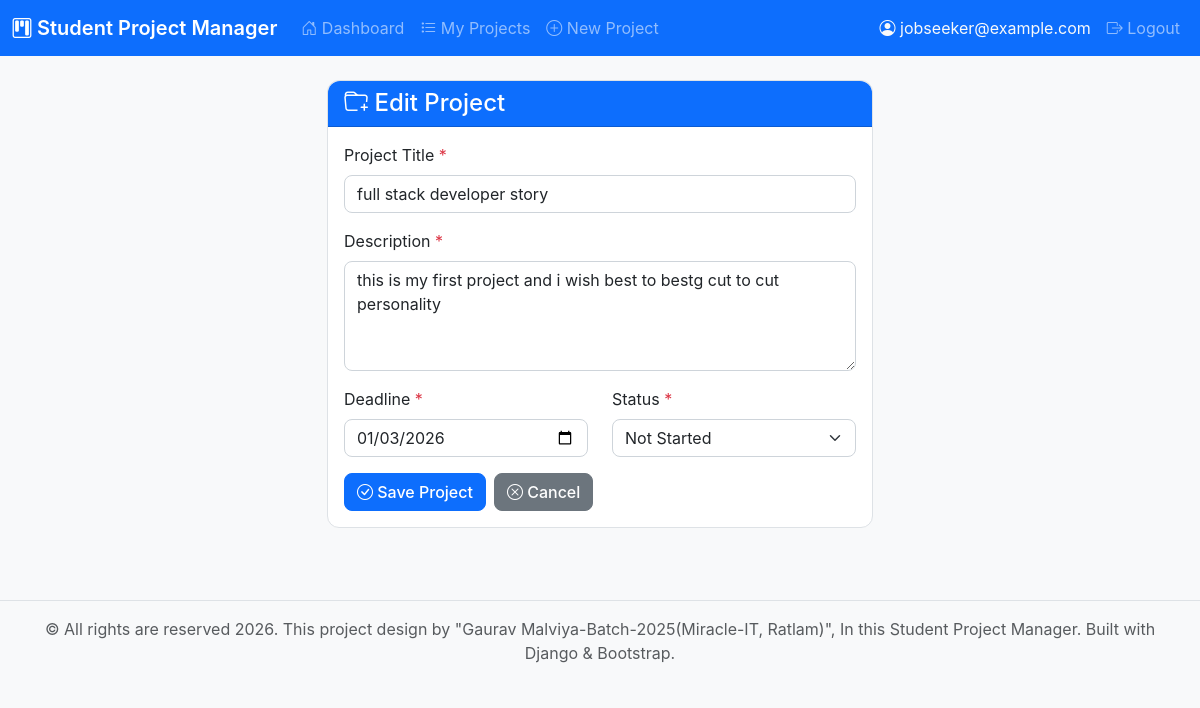
/projects/1/update/ (signed in), run on the app's committed database.
### projects/models.py (models this page shows, shortened)
class Project(models.Model):
    STATUS_CHOICES = [
        ('not_started', 'Not Started'),
        ('in_progress', 'In Progress'),
        ('completed', 'Completed'),
    ]
    user = models.ForeignKey(User, on_delete=models.CASCADE, related_name='projects')
    title = models.CharField(max_length=200)
    description = models.TextField()
    deadline = models.DateField()
    status = models.CharField(max_length=20, choices=STATUS_CHOICES, default='not_started')
    created_at = models.DateTimeField(auto_now_add=True)
    updated_at = models.DateTimeField(auto_now=True)
    class Meta:
        ordering = ['-created_at']

### projects/views.py (the view)
# urls.py: path('projects/<int:pk>/update/', views.project_update, name='project_update'),
@login_required
def project_update(request, pk):
    project = get_object_or_404(Project, pk=pk, user=request.user)
    if request.method == 'POST':
        form = ProjectForm(request.POST, instance=project)
        if form.is_valid():
            form.save()
            messages.success(request, 'Project updated successfully!')
            return redirect('project_detail', pk=project.pk)
    else:
        form = ProjectForm(instance=project)
    return render(request, 'projects/project_form.html', {'form': form, 'title': 'Edit Project', 'project': project})

### projects/forms.py
class ProjectForm(forms.ModelForm):
    class Meta:
        model = Project
        fields = ['title', 'description', 'deadline', 'status']
        widgets = {
            'title': forms.TextInput(attrs={'class': 'form-control', 'placeholder': 'Enter project title'}),
            'description': forms.Textarea(attrs={'class': 'form-control', 'rows': 4, 'placeholder': 'Enter project description'}),
            'deadline': forms.DateInput(attrs={'class': 'form-control', 'type': 'date'}),
            'status': forms.Select(attrs={'class': 'form-select'}),
        }

### templates/projects/project_form.html (shortened to what this page needs)
{% extends 'base.html' %}
{% block content %}
<div class="row justify-content-center">
    <div class="col-md-8 col-lg-6">
        <div class="card">
            <div class="card-header bg-primary text-white">
                <h4 class="mb-0"><i class="bi bi-folder-plus"></i> {{ title }}</h4>
            </div>
            <div class="card-body">
                <form method="post">
                    <div class="mb-3">
                        <label for="{{ form.title.id_for_label }}" class="form-label">
                            Project Title <span class="text-danger">*</span>
                        </label>
                        {{ form.title }}
                    </div>
                    <div class="mb-3">
                        <label for="{{ form.description.id_for_label }}" class="form-label">
                            Description <span class="text-danger">*</span>
                        </label>
                        {{ form.description }}
                    </div>
                    <div class="row">
                        <div class="col-md-6 mb-3">
                            <label for="{{ form.deadline.id_for_label }}" class="form-label">
                                Deadline <span class="text-danger">*</span>
                            </label>
                            {{ form.deadline }}
                        </div>
                        <div class="col-md-6 mb-3">
                            <label for="{{ form.status.id_for_label }}" class="form-label">
                                Status <span class="text-danger">*</span>
                            </label>
                            {{ form.status }}
                        </div>
                    </div>
                    <div class="d-flex gap-2">
                        <button type="submit" class="btn btn-primary">
                            <i class="bi bi-check-circle"></i> Save Project
                        </button>
                        <a href="{% if project %}{% url 'project_detail' project.pk %}{% else %}{% url 'project_list' %}{% endif %}"
                           class="btn btn-secondary">
                            <i class="bi bi-x-circle"></i> Cancel
                        </a>
                    </div>
                </form>
            </div>
        </div>
    </div>
</div>
{% endblock %}

### templates/base.html (shortened to what this page needs)
<!DOCTYPE html>
<html lang="en">
<head>
    <link href="https://cdn.jsdelivr.net/npm/bootstrap@5.3.2/dist/css/bootstrap.min.css" rel="stylesheet">
    <link rel="stylesheet" href="https://cdn.jsdelivr.net/npm/bootstrap-icons@1.11.2/font/bootstrap-icons.min.css">
    {% load static %}
    <link rel="stylesheet" href="{% static 'css/style.css' %}">
</head>
<body>
    <nav class="navbar navbar-expand-lg navbar-dark bg-primary">
        <div class="container-fluid">
            <a class="navbar-brand" href="{% url 'dashboard' %}">
                <i class="bi bi-kanban"></i> Student Project Manager
            </a>
            <div class="collapse navbar-collapse" id="navbarNav">
                {% if user.is_authenticated %}
                <ul class="navbar-nav me-auto">
                    <li class="nav-item">
                        <a class="nav-link" href="{% url 'dashboard' %}">
                            <i class="bi bi-house-door"></i> Dashboard
                        </a>
                    </li>
                    <li class="nav-item">
                        <a class="nav-link" href="{% url 'project_list' %}">
                            <i class="bi bi-list-task"></i> My Projects
                        </a>
                    </li>
                    <li class="nav-item">
                        <a class="nav-link" href="{% url 'project_create' %}">
                            <i class="bi bi-plus-circle"></i> New Project
                        </a>
                    </li>
                </ul>
                <ul class="navbar-nav">
                    <li class="nav-item">
                        <span class="nav-link text-light">
                            <i class="bi bi-person-circle"></i> {{ user.username }}
                        </span>
                    </li>
                    <li class="nav-item">
                        <a class="nav-link" href="{% url 'logout' %}">
                            <i class="bi bi-box-arrow-right"></i> Logout
                        </a>
                    </li>
                </ul>
                {% endif %}
            </div>
        </div>
    </nav>
    <main class="py-4">
        <div class="container">
            {% block content %}{% endblock %}
        </div>
    </main>
    <footer class="bg-light text-center text-muted py-3 mt-5">
        <div class="container">
            <p class="mb-0">&copy; All rights are reserved 2026. This project design by "Gaurav Malviya-Batch-2025(Miracle-IT, Ratlam)", In this Student Project Manager. Built with Django & Bootstrap.</p>
        </div>
    </footer>
</body>
</html>

### static/css/style.css (style rules this page uses)
:root { --bs-primary: #0d6efd; --bs-primary-rgb: 13, 110, 253; --bs-success: #198754; --bs-warning: #ffc107; --bs-danger: #dc3545; --bs-info: #0dcaf0; --bs-light: #f8f9fa; --bs-dark: #212529; --bs-gray-100: #f8f9fa; --bs-gray-200: #e9ecef; --bs-gray-300: #dee2e6; --bs-gray-400: #ced4da; --bs-gray-500: #adb5bd; --bs-gray-600: #6c757d; --bs-gray-700: #495057; --bs-gray-800: #343a40; --bs-gray-900: #212529; }
body { font-family: -apple-system, BlinkMacSystemFont, 'Segoe UI', Roboto, 'Helvetica Neue', Arial, sans-serif; background-color: var(--bs-gray-100); }
.navbar-brand { font-weight: 600; font-size: 1.25rem; }
.card { border-radius: 12px; border: 1px solid var(--bs-gray-300); }
.card-header { border-radius: 12px 12px 0 0 !important; }
.btn { border-radius: 8px; font-weight: 500; }
.form-control, .form-select { border-radius: 8px; border: 1px solid var(--bs-gray-400); }
footer { margin-top: auto; border-top: 1px solid var(--bs-gray-300); }

### data on the page
Project: title "full stack developer story", description "this is my first project and i wish best to bestg cut to cut personality", deadline "01/03/2026", status "Not Started"

### other printed values
{{ user.username }} "jobseeker@example.com"
{{ title }} "Edit Project"
